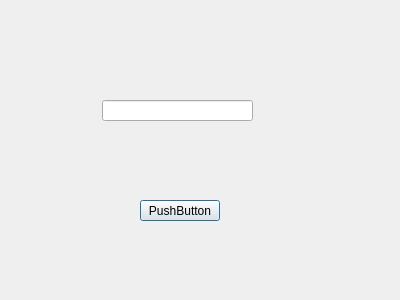
<?xml version="1.0" encoding="UTF-8"?>
<ui version="4.0">
 <class>Dialog_filter_device</class>
 <widget class="QDialog" name="Dialog_filter_device">
  <property name="geometry">
   <rect>
    <x>0</x>
    <y>0</y>
    <width>400</width>
    <height>300</height>
   </rect>
  </property>
  <property name="windowTitle">
   <string>Dialog</string>
  </property>
  <widget class="QPushButton" name="pushButton">
   <property name="geometry">
    <rect>
     <x>140</x>
     <y>200</y>
     <width>80</width>
     <height>21</height>
    </rect>
   </property>
   <property name="text">
    <string>PushButton</string>
   </property>
  </widget>
  <widget class="QLineEdit" name="Search">
   <property name="geometry">
    <rect>
     <x>102</x>
     <y>100</y>
     <width>151</width>
     <height>21</height>
    </rect>
   </property>
  </widget>
 </widget>
 <resources/>
 <connections/>
</ui>
